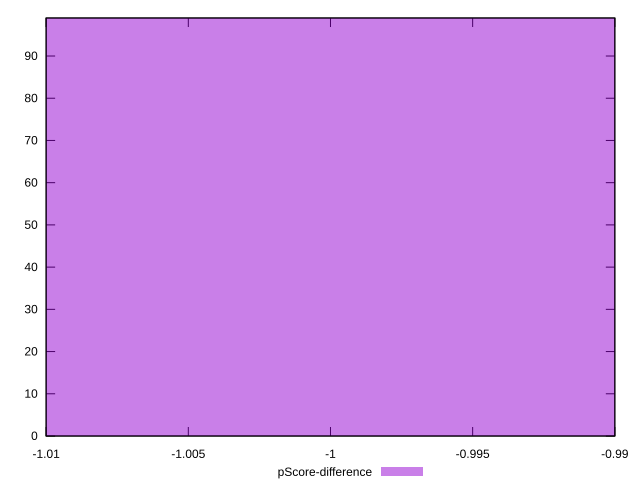

This figure's gnuplot source:
reset

$pScoreDifference <<EOF
-1 99
EOF

set key outside below
set boxwidth 0.1
set xrange [-1.01:-0.99]
set yrange [0:99]
set trange [0:99]
set style fill transparent solid 0.5 noborder
set terminal svg size 640, 490 enhanced background rgb 'white'
set output "reports/report_00027_2021-02-24T12-40-31.850Z/total-byte-weight/samples/card/pScore-difference/histogram.svg"

plot $pScoreDifference title "pScore-difference" with boxes

reset
